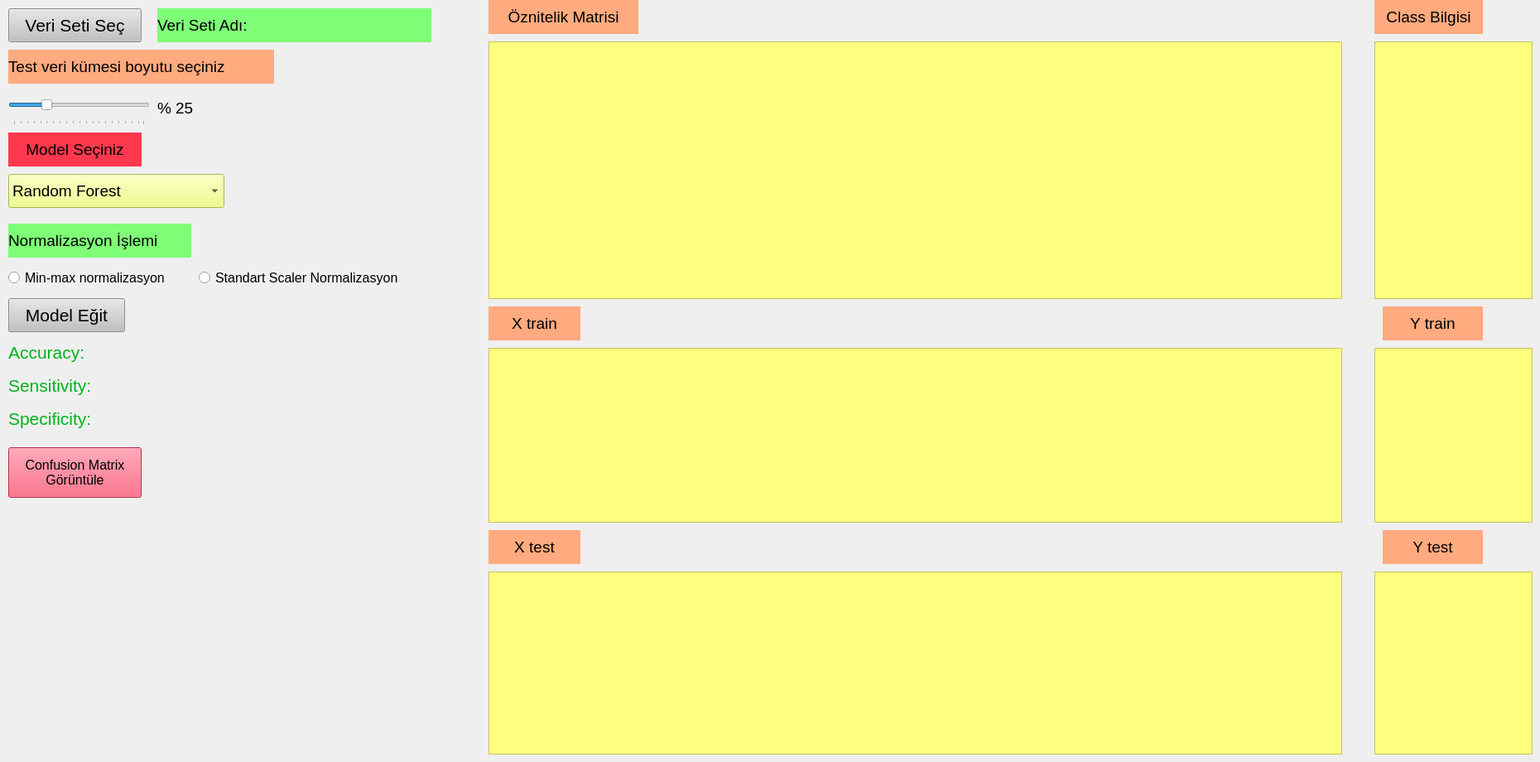
    <widget class="QWidget" name="tab">
     <attribute name="title">
      <string>Model Eğit</string>
     </attribute>
     <widget class="QPushButton" name="btnveri">
      <property name="geometry">
       <rect>
        <x>10</x>
        <y>10</y>
        <width>161</width>
        <height>41</height>
       </rect>
      </property>
      <property name="font">
       <font>
        <pointsize>16</pointsize>
       </font>
      </property>
      <property name="styleSheet">
       <string notr="true">background-color:rgb(193, 193, 193)</string>
      </property>
      <property name="text">
       <string>Veri Seti Seç</string>
      </property>
     </widget>
     <widget class="QLabel" name="lblVeriSeti">
      <property name="geometry">
       <rect>
        <x>190</x>
        <y>10</y>
        <width>331</width>
        <height>41</height>
       </rect>
      </property>
      <property name="font">
       <font>
        <pointsize>14</pointsize>
       </font>
      </property>
      <property name="styleSheet">
       <string notr="true">background-color:rgb(126, 255, 119)</string>
      </property>
      <property name="text">
       <string>Veri Seti Adı: </string>
      </property>
     </widget>
     <widget class="QLabel" name="label_2">
      <property name="geometry">
       <rect>
        <x>10</x>
        <y>160</y>
        <width>161</width>
        <height>41</height>
       </rect>
      </property>
      <property name="font">
       <font>
        <pointsize>14</pointsize>
       </font>
      </property>
      <property name="styleSheet">
       <string notr="true">background-color:rgb(255, 57, 77)</string>
      </property>
      <property name="text">
       <string>Model Seçiniz</string>
      </property>
      <property name="alignment">
       <set>Qt::AlignCenter</set>
      </property>
     </widget>
     <widget class="QComboBox" name="cmbModel">
      <property name="geometry">
       <rect>
        <x>10</x>
        <y>210</y>
        <width>261</width>
        <height>41</height>
       </rect>
      </property>
      <property name="font">
       <font>
        <pointsize>14</pointsize>
       </font>
      </property>
      <property name="styleSheet">
       <string notr="true">background-color: rgb(236, 255, 112);</string>
      </property>
      <property name="currentText">
       <string>Random Forest</string>
      </property>
      <item>
       <property name="text">
        <string>Random Forest</string>
       </property>
      </item>
      <item>
       <property name="text">
        <string>Decision Tree</string>
       </property>
      </item>
      <item>
       <property name="text">
        <string>KNN-Classifier</string>
       </property>
      </item>
     </widget>
     <widget class="QLabel" name="lblVeriSeti_2">
      <property name="geometry">
       <rect>
        <x>10</x>
        <y>270</y>
        <width>221</width>
        <height>41</height>
       </rect>
      </property>
      <property name="font">
       <font>
        <pointsize>14</pointsize>
       </font>
      </property>
      <property name="styleSheet">
       <string notr="true">background-color:rgb(126, 255, 119)</string>
      </property>
      <property name="text">
       <string>Normalizasyon İşlemi</string>
      </property>
     </widget>
     <widget class="QRadioButton" name="rbMinMax">
      <property name="geometry">
       <rect>
        <x>10</x>
        <y>320</y>
        <width>221</width>
        <height>31</height>
       </rect>
      </property>
      <property name="font">
       <font>
        <pointsize>12</pointsize>
       </font>
      </property>
      <property name="text">
       <string>Min-max normalizasyon</string>
      </property>
     </widget>
     <widget class="QRadioButton" name="rbStan">
      <property name="geometry">
       <rect>
        <x>240</x>
        <y>320</y>
        <width>241</width>
        <height>31</height>
       </rect>
      </property>
      <property name="font">
       <font>
        <pointsize>12</pointsize>
       </font>
      </property>
      <property name="text">
       <string>Standart Scaler Normalizasyon</string>
      </property>
     </widget>
     <widget class="QLabel" name="lblVeriSeti_3">
      <property name="geometry">
       <rect>
        <x>10</x>
        <y>60</y>
        <width>321</width>
        <height>41</height>
       </rect>
      </property>
      <property name="font">
       <font>
        <pointsize>14</pointsize>
       </font>
      </property>
      <property name="styleSheet">
       <string notr="true">background-color:rgb(255, 170, 127)</string>
      </property>
      <property name="text">
       <string>Test veri kümesi boyutu seçiniz</string>
      </property>
     </widget>
     <widget class="QLabel" name="lblBoyut">
      <property name="geometry">
       <rect>
        <x>190</x>
        <y>110</y>
        <width>81</width>
        <height>41</height>
       </rect>
      </property>
      <property name="font">
       <font>
        <pointsize>14</pointsize>
       </font>
      </property>
      <property name="text">
       <string>% 25</string>
      </property>
     </widget>
     <widget class="QLabel" name="lblACC">
      <property name="geometry">
       <rect>
        <x>10</x>
        <y>410</y>
        <width>551</width>
        <height>31</height>
       </rect>
      </property>
      <property name="font">
       <font>
        <pointsize>16</pointsize>
       </font>
      </property>
      <property name="styleSheet">
       <string notr="true">color:rgb(0, 179, 27)</string>
      </property>
      <property name="text">
       <string>Accuracy:</string>
      </property>
     </widget>
     <widget class="QLabel" name="lblSen">
      <property name="geometry">
       <rect>
        <x>10</x>
        <y>450</y>
        <width>521</width>
        <height>31</height>
       </rect>
      </property>
      <property name="font">
       <font>
        <pointsize>16</pointsize>
       </font>
      </property>
      <property name="styleSheet">
       <string notr="true">color:rgb(0, 179, 27)</string>
      </property>
      <property name="text">
       <string>Sensitivity:</string>
      </property>
     </widget>
     <widget class="QLabel" name="lblSpe">
      <property name="geometry">
       <rect>
        <x>10</x>
        <y>490</y>
        <width>521</width>
        <height>31</height>
       </rect>
      </property>
      <property name="font">
       <font>
        <pointsize>16</pointsize>
       </font>
      </property>
      <property name="styleSheet">
       <string notr="true">color:rgb(0, 179, 27)</string>
      </property>
      <property name="text">
       <string>Specificity: </string>
      </property>
     </widget>
     <widget class="QSlider" name="hsVeriSetiBoyutu">
      <property name="geometry">
       <rect>
        <x>10</x>
        <y>110</y>
        <width>171</width>
        <height>41</height>
       </rect>
      </property>
      <property name="font">
       <font>
        <pointsize>8</pointsize>
       </font>
      </property>
      <property name="styleSheet">
       <string notr="true"/>
      </property>
      <property name="singleStep">
       <number>5</number>
      </property>
      <property name="sliderPosition">
       <number>25</number>
      </property>
      <property name="orientation">
       <enum>Qt::Horizontal</enum>
      </property>
      <property name="tickPosition">
       <enum>QSlider::TicksBelow</enum>
      </property>
      <property name="tickInterval">
       <number>5</number>
      </property>
     </widget>
     <widget class="QPushButton" name="btnModelEgit">
      <property name="geometry">
       <rect>
        <x>10</x>
        <y>360</y>
        <width>141</width>
        <height>41</height>
       </rect>
      </property>
      <property name="font">
       <font>
        <pointsize>16</pointsize>
       </font>
      </property>
      <property name="styleSheet">
       <string notr="true">background-color:rgb(193, 193, 193)</string>
      </property>
      <property name="text">
       <string>Model Eğit</string>
      </property>
     </widget>
     <widget class="QTableWidget" name="tblX">
      <property name="geometry">
       <rect>
        <x>590</x>
        <y>50</y>
        <width>1031</width>
        <height>311</height>
       </rect>
      </property>
      <property name="styleSheet">
       <string notr="true">background-color:rgb(255, 255, 127);</string>
      </property>
     </widget>
     <widget class="QLabel" name="lblVeriSeti_4">
      <property name="geometry">
       <rect>
        <x>590</x>
        <y>0</y>
        <width>181</width>
        <height>41</height>
       </rect>
      </property>
      <property name="font">
       <font>
        <pointsize>14</pointsize>
       </font>
      </property>
      <property name="styleSheet">
       <string notr="true">background-color:rgb(255, 170, 127)</string>
      </property>
      <property name="text">
       <string>Öznitelik Matrisi</string>
      </property>
      <property name="alignment">
       <set>Qt::AlignCenter</set>
      </property>
     </widget>
     <widget class="QTableWidget" name="tblY">
      <property name="geometry">
       <rect>
        <x>1660</x>
        <y>50</y>
        <width>191</width>
        <height>311</height>
       </rect>
      </property>
      <property name="styleSheet">
       <string notr="true">background-color:rgb(255, 255, 127);</string>
      </property>
     </widget>
     <widget class="QLabel" name="lblVeriSeti_5">
      <property name="geometry">
       <rect>
        <x>1660</x>
        <y>0</y>
        <width>131</width>
        <height>41</height>
       </rect>
      </property>
      <property name="font">
       <font>
        <pointsize>14</pointsize>
       </font>
      </property>
      <property name="styleSheet">
       <string notr="true">background-color:rgb(255, 170, 127)</string>
      </property>
      <property name="text">
       <string>Class Bilgisi</string>
      </property>
      <property name="alignment">
       <set>Qt::AlignCenter</set>
      </property>
     </widget>
     <widget class="QTableWidget" name="tblXTrain">
      <property name="geometry">
       <rect>
        <x>590</x>
        <y>420</y>
        <width>1031</width>
        <height>211</height>
       </rect>
      </property>
      <property name="styleSheet">
       <string notr="true">background-color:rgb(255, 255, 127);</string>
      </property>
     </widget>
     <widget class="QLabel" name="lblVeriSeti_6">
      <property name="geometry">
       <rect>
        <x>590</x>
        <y>370</y>
        <width>111</width>
        <height>41</height>
       </rect>
      </property>
      <property name="font">
       <font>
        <pointsize>14</pointsize>
       </font>
      </property>
      <property name="styleSheet">
       <string notr="true">background-color:rgb(255, 170, 127)</string>
      </property>
      <property name="text">
       <string>X train</string>
      </property>
      <property name="alignment">
       <set>Qt::AlignCenter</set>
      </property>
     </widget>
     <widget class="QTableWidget" name="tblYTrain">
      <property name="geometry">
       <rect>
        <x>1660</x>
        <y>420</y>
        <width>191</width>
        <height>211</height>
       </rect>
      </property>
      <property name="styleSheet">
       <string notr="true">background-color:rgb(255, 255, 127);</string>
      </property>
     </widget>
     <widget class="QLabel" name="lblVeriSeti_7">
      <property name="geometry">
       <rect>
        <x>1670</x>
        <y>370</y>
        <width>121</width>
        <height>41</height>
       </rect>
      </property>
      <property name="font">
       <font>
        <pointsize>14</pointsize>
       </font>
      </property>
      <property name="styleSheet">
       <string notr="true">background-color:rgb(255, 170, 127)</string>
      </property>
      <property name="text">
       <string>Y train</string>
      </property>
      <property name="alignment">
       <set>Qt::AlignCenter</set>
      </property>
     </widget>
     <widget class="QLabel" name="lblVeriSeti_8">
      <property name="geometry">
       <rect>
        <x>1670</x>
        <y>640</y>
        <width>121</width>
        <height>41</height>
       </rect>
      </property>
      <property name="font">
       <font>
        <pointsize>14</pointsize>
       </font>
      </property>
      <property name="styleSheet">
       <string notr="true">background-color:rgb(255, 170, 127)</string>
      </property>
      <property name="text">
       <string>Y test</string>
      </property>
      <property name="alignment">
       <set>Qt::AlignCenter</set>
      </property>
     </widget>
     <widget class="QLabel" name="lblVeriSeti_9">
      <property name="geometry">
       <rect>
        <x>590</x>
        <y>640</y>
        <width>111</width>
        <height>41</height>
       </rect>
      </property>
      <property name="font">
       <font>
        <pointsize>14</pointsize>
       </font>
      </property>
      <property name="styleSheet">
       <string notr="true">background-color:rgb(255, 170, 127)</string>
      </property>
      <property name="text">
       <string>X test</string>
      </property>
      <property name="alignment">
       <set>Qt::AlignCenter</set>
      </property>
     </widget>
     <widget class="QTableWidget" name="tblYTest">
      <property name="geometry">
       <rect>
        <x>1660</x>
        <y>690</y>
        <width>191</width>
        <height>221</height>
       </rect>
      </property>
      <property name="styleSheet">
       <string notr="true">background-color:rgb(255, 255, 127);</string>
      </property>
     </widget>
     <widget class="QTableWidget" name="tblXTest">
      <property name="geometry">
       <rect>
        <x>590</x>
        <y>690</y>
        <width>1031</width>
        <height>221</height>
       </rect>
      </property>
      <property name="styleSheet">
       <string notr="true">background-color:rgb(255, 255, 127);</string>
      </property>
     </widget>
     <widget class="QPushButton" name="btnConfusion">
      <property name="geometry">
       <rect>
        <x>10</x>
        <y>540</y>
        <width>161</width>
        <height>61</height>
       </rect>
      </property>
      <property name="font">
       <font>
        <pointsize>12</pointsize>
       </font>
      </property>
      <property name="styleSheet">
       <string notr="true">background-color:rgb(255, 57, 93)</string>
      </property>
      <property name="text">
       <string>Confusion Matrix 
Görüntüle</string>
      </property>
     </widget>
    </widget>
